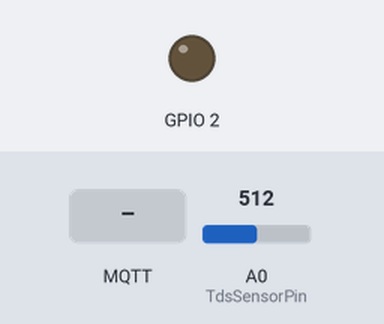
Bench run of a sketch on a simulated ESP8266 (Wemos D1 mini). Parts: output pins drawn as LEDs (lit = HIGH). The test bench sets the inputs (shaded band); at power-on: A0 (TdsSensorPin) = 512. WiFi joins after 1.5 s; servers stay silent unless stated; random numbers use the default seed unless the sketch sets one; no MQTT or app messages arrive unless stated; what the sketch prints to the serial monitor is not drawn.

Above: at 2.7 s.
2.8 s: MQTT message "1" arrives on the first subscribed topic
At 3.6 s:
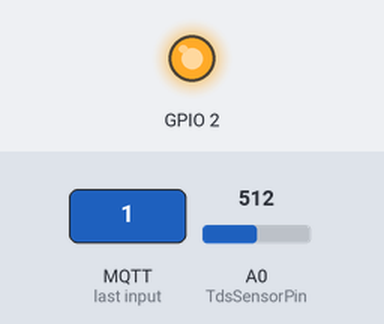
4.3 s: MQTT message "0" arrives on the first subscribed topic
At 4.8 s:
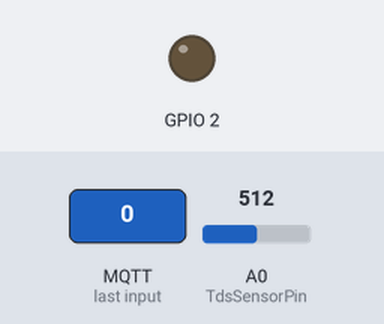
5.8 s: MQTT message "2" arrives on the first subscribed topic
At 7.1 s:
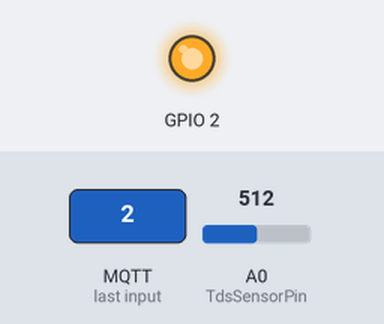
Timing chart, 0 to 8.8 s (numbered marks = the images above; inputs shaded):
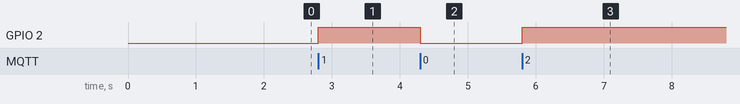

The sketch:

TDS_wemos.ino
```cpp
//TEST
/*
cd 'C:\Program Files\mosquitto\'
PUBLISH
.\mosquitto_pub.exe -h 192.168.0.250 -t Tanque1/canal/airflow/motor1 -m 1

SUBSCRIBE
 .\mosquitto_sub.exe -h 192.168.0.250 -t Tanque1/#


*/
#include <ESP8266WiFi.h>
#include <PubSubClient.h>


// Update these with values suitable for your network.

const char* ssid = "TP-JAVI";
const char* password = "xavier1234";
const char* mqtt_server = "192.168.0.250";
const char* TOPIC = "Tanque1/canal/tds/sensor1";
WiFiClient espClient;
PubSubClient client(espClient);
//messages
#define MSG_BUFFER_SIZE (50)
char msg[MSG_BUFFER_SIZE];

void reconnect();
void setup_wifi();
void callback(char* topic, byte* payload, unsigned int length);


//application

int getMedianNum(int bArray[], int iFilterLen);


#define TdsSensorPin A0
#define VREF 5.0           // analog reference voltage(Volt) of the ADC
#define SCOUNT 30          // sum of sample point
int analogBuffer[SCOUNT];  // store the analog value in the array, read from ADC
int analogBufferTemp[SCOUNT];
int analogBufferIndex = 0, copyIndex = 0;
float averageVoltage = 0, tdsValue = 0, temperature = 25;

void setup() {
  pinMode(BUILTIN_LED, OUTPUT);  // Initialize the BUILTIN_LED pin as an output
  pinMode(TdsSensorPin, INPUT);
  Serial.begin(115200);
  setup_wifi();
  client.setServer(mqtt_server, 1883);
  client.setCallback(callback);
}

void loop() {

  if (!client.connected()) {
    reconnect();
  }
  client.loop();
  //application
  static unsigned long analogSampleTimepoint = millis();
  if (millis() - analogSampleTimepoint > 40U)  //every 40 milliseconds,read the analog value from the ADC
  {
    analogSampleTimepoint = millis();
    analogBuffer[analogBufferIndex] = analogRead(TdsSensorPin);  //read the analog value and store into the buffer
    analogBufferIndex++;
    if (analogBufferIndex == SCOUNT)
      analogBufferIndex = 0;
  }
  static unsigned long printTimepoint = millis();
  if (millis() - printTimepoint > 800U) {
    printTimepoint = millis();
    for (copyIndex = 0; copyIndex < SCOUNT; copyIndex++)
      analogBufferTemp[copyIndex] = analogBuffer[copyIndex];
    averageVoltage = getMedianNum(analogBufferTemp, SCOUNT) * (float)VREF / 1024.0;                                                                                                   // read the analog value more stable by the median filtering algorithm, and convert to voltage value
    float compensationCoefficient = 1.0 + 0.02 * (temperature - 25.0);                                                                                                                //temperature compensation formula: fFinalResult(25^C) = fFinalResult(current)/(1.0+0.02*(fTP-25.0));
    float compensationVolatge = averageVoltage / compensationCoefficient;                                                                                                             //temperature compensation
    tdsValue = (133.42 * compensationVolatge * compensationVolatge * compensationVolatge - 255.86 * compensationVolatge * compensationVolatge + 857.39 * compensationVolatge) * 0.5;  //convert voltage value to tds value
    snprintf(msg, MSG_BUFFER_SIZE, "%.2f", tdsValue);
    //Serial.print("Publish message: ");
    //Serial.println(msg);

    client.publish(TOPIC, msg);
    //Serial.print("voltage:");
    //Serial.print(averageVoltage,2);
    //Serial.print("V   ");
    //Serial.print("TDS Value:");
    //Serial.print(tdsValue, 0);
    //Serial.println("ppm");
  }
}


void setup_wifi() {

  delay(10);
  // We start by connecting to a WiFi network
  Serial.println();
  Serial.print("Connecting to ");
  Serial.println(ssid);

  WiFi.mode(WIFI_STA);
  WiFi.begin(ssid, password);

  while (WiFi.status() != WL_CONNECTED) {
    delay(500);
    Serial.print(".");
  }

  randomSeed(micros());

  Serial.println("");
  Serial.println("WiFi connected");
  Serial.println("IP address: ");
  Serial.println(WiFi.localIP());
}

void callback(char* topic, byte* payload, unsigned int length) {
  /*
  Serial.print("Message arrived [");
  Serial.print(topic);
  Serial.print("] msg: ");
  for (int i = 0; i < length; i++) {
    Serial.print((char)payload[i]);
  }
  Serial.println();
  */
  if (strcmp(TOPIC, topic) == 0) {
    digitalWrite(BUILTIN_LED, !digitalRead(BUILTIN_LED));  // Turn the LED on (Note that LOW is the volTOPICe level
  }
}

void reconnect() {
  // Loop until we're reconnected
  while (!client.connected()) {
    Serial.print("Attempting MQTT connection...");
    // Create a random client ID
    String clientId = "ESP8266Client-";
    clientId += String(random(0xffff), HEX);
    // Attempt to connect
    if (client.connect(clientId.c_str())) {
      Serial.println("connected");
      // Once connected, publish an announcement...
      client.publish(TOPIC, "TDS Sensor");
      // ... and resubscribe
      client.subscribe(TOPIC);
    } else {
      Serial.print("failed, rc=");
      Serial.print(client.state());
      Serial.println(" try again in 5 seconds");
      // Wait 5 seconds before retrying
      delay(5000);
    }
  }
}

int getMedianNum(int bArray[], int iFilterLen) {
  int bTab[iFilterLen];
  for (byte i = 0; i < iFilterLen; i++)
    bTab[i] = bArray[i];
  int i, j, bTemp;
  for (j = 0; j < iFilterLen - 1; j++) {
    for (i = 0; i < iFilterLen - j - 1; i++) {
      if (bTab[i] > bTab[i + 1]) {
        bTemp = bTab[i];
        bTab[i] = bTab[i + 1];
        bTab[i + 1] = bTemp;
      }
    }
  }
  if ((iFilterLen & 1) > 0)
    bTemp = bTab[(iFilterLen - 1) / 2];
  else
    bTemp = (bTab[iFilterLen / 2] + bTab[iFilterLen / 2 - 1]) / 2;
  return bTemp;
}
```

Measured:
- after the input at 2.8 s, GPIO 2: LOW → HIGH at once
- after the input at 4.3 s, GPIO 2: HIGH → LOW at once
- after the input at 5.8 s, GPIO 2: LOW → HIGH at once
